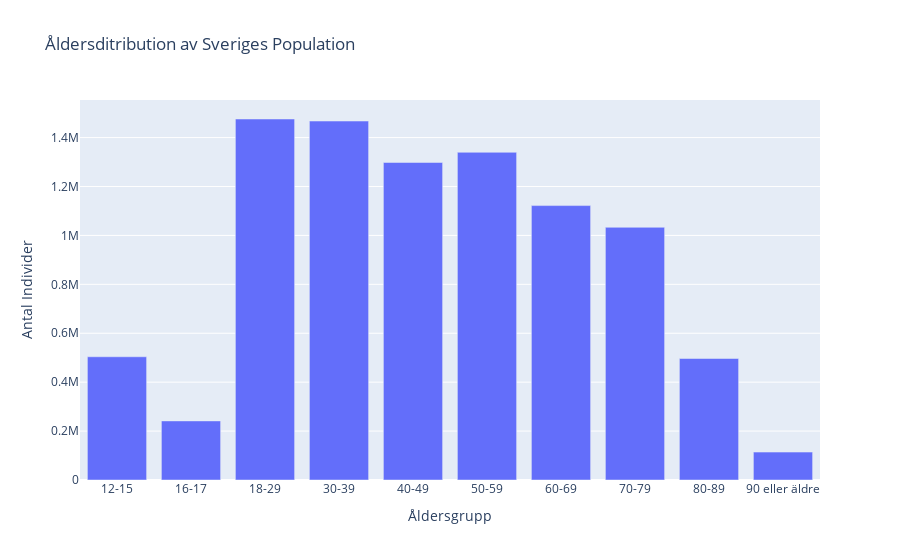

Here is the notebook cell this chart was saved with:
### Markdown cell above
### Plotting based on original dataset 
Note that this results in misleading visuals:  
Due to age groups being unevenly sized (16-17 for example having only 2 ages in it, while 18-29 has 12) age curve ends up looking more uneven than it is  
The dataset is also not accounting for population size of ages 0-11

### Code cell
px.bar(
    df.groupby(["Ålder"]).sum(numeric_only = True), # using df grouped by age to get the sum of all numeric values based on that group
    y = "Befolkning",
    title="Åldersditribution av Sveriges Population",
    labels={"Befolkning": "Antal Individer", "Ålder": "Åldersgrupp"},
)

### Figure 1 — Plotly figure (JSON) as saved in the notebook; plotly's stock layout.template omitted (floating-point values rounded to 4 significant figures)
{"data": [{"alignmentgroup": "True", "hovertemplate": "Åldersgrupp=%{x}<br>Antal Individer=%{y}<extra></extra>", "legendgroup": "", "marker": {"color": "#636efa", "pattern": {"shape": ""}}, "name": "", "offsetgroup": "", "orientation": "v", "showlegend": false, "textposition": "auto", "type": "bar", "x": ["12-15", "16-17", "18-29", "30-39", "40-49", "50-59", "60-69", "70-79", "80-89", "90 eller äldre"], "xaxis": "x", "y": [503831, 241539, 1475950, 1467590, 1298156, 1339798, 1121922, 1033113, 496750, 114141], "yaxis": "y"}], "layout": {"barmode": "relative", "legend": {"tracegroupgap": 0}, "title": {"text": "Åldersditribution av Sveriges Population"}, "xaxis": {"anchor": "y", "domain": [0, 1], "title": {"text": "Åldersgrupp"}}, "yaxis": {"anchor": "x", "domain": [0, 1], "title": {"text": "Antal Individer"}}}}
